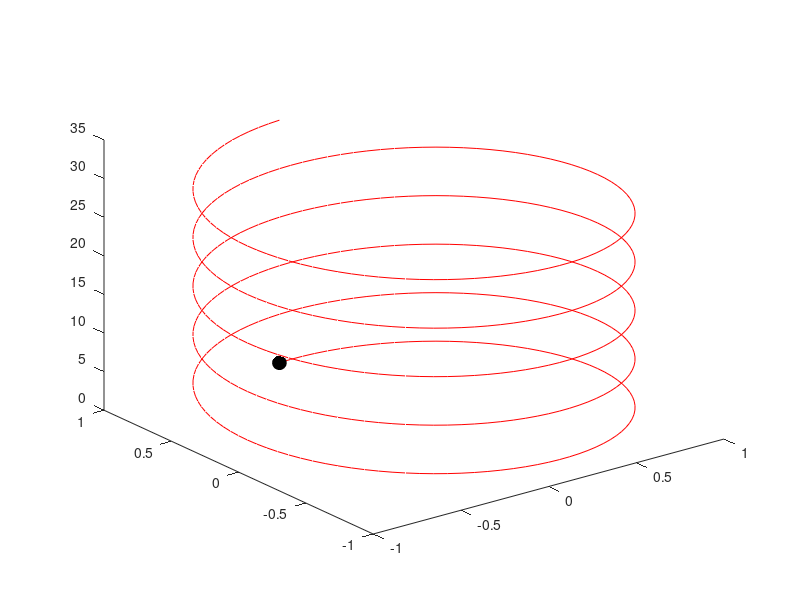

MATLAB code for this plot: (Note: this script raises an error after producing the figure.)
t = 0:pi/50:10*pi;
    x = sin(t);
    y = cos(t);
    z = t;
    ah = axes;
    set(ah,'XLim',[min(x) max(x)],'YLim',[min(y) max(y)],...
        'ZLim',[min(z) max(z)]);
    plot3(x,y,z,'Color','red');
    hold on;
    view(3);
    hpoint = line('XData',x(1),'YData',y(1),'ZData',z(1),'Color','black','Marker',...
        'o','MarkerSize',10,'MarkerFaceColor','black');
    ht = hgtransform('parent',ah);
    set(hpoint,'Parent',ht);

    for i=2:length(x)
        tx = x(i)-x(i-1);
        ty = y(i)-y(i-1);
        tz = z(i)-z(i-1);
        trans = makehgtform('translate',[tx ty tz]),      
        set(ht,'Matrix',trans);
        pause(0.01);
    end